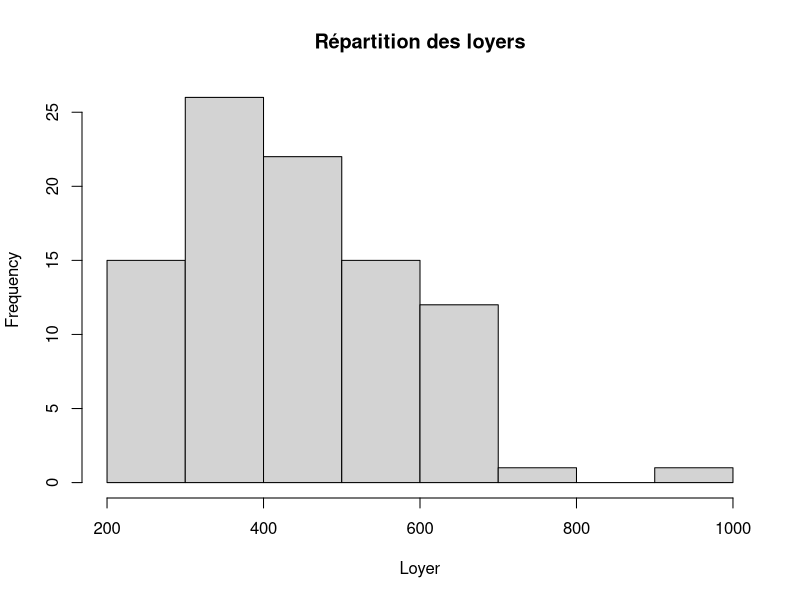
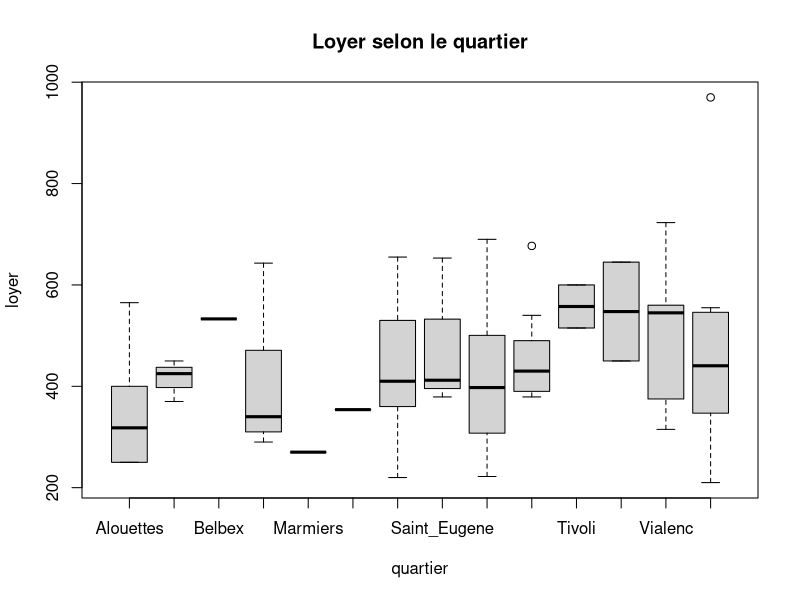

These figures' R source, in order:
#importation des donne
data <- read.csv("donne.csv")

#vérification des donne
str(data)
summary(data)
head(data)

# Conversion de 'quartier' en facteur
data$quartier <- as.factor(data$quartier)

# Visualisations
hist(data$loyer, main = "Répartition des loyers", xlab = "Loyer")
boxplot(loyer ~ quartier, data = data, main = "Loyer selon le quartier")

# Régression simple : Loyer ~ Superficie
mod1 <- lm(loyer ~ superficie, data = data)
summary(mod1)

# Régression multiple : Loyer ~ Superficie + Nb pièces + Quartier
mod2 <- lm(loyer ~ superficie + nb_pieces + quartier, data = data)
summary(mod2)

# Comparaison des modèles
anova(mod1, mod2)


etudiants <- read.csv("Appartement_Etudiant_Promo_nettoye.csv")

# Vérifier la structure
str(etudiants)


# Convertir 'quartier' en facteur avec les mêmes niveaux que dans ton modèle
etudiants$quartier <- as.factor(etudiants$quartier)
levels(etudiants$quartier) <- levels(data$quartier)


# Prédire le loyer avec mod2
pred <- predict(mod2, newdata = etudiants)

# Comparer prédictions et loyers réels
comparaison <- data.frame(
  loyer_reel = etudiants$loyer,
  loyer_pred = pred
)

# Calculer l'erreur
comparaison$erreur <- comparaison$loyer_reel - comparaison$loyer_pred
print(comparaison)

rmse <- sqrt(mean(comparaison$erreur^2))
print(paste("Erreur quadratique moyenne (RMSE) :", round(rmse, 2)))
